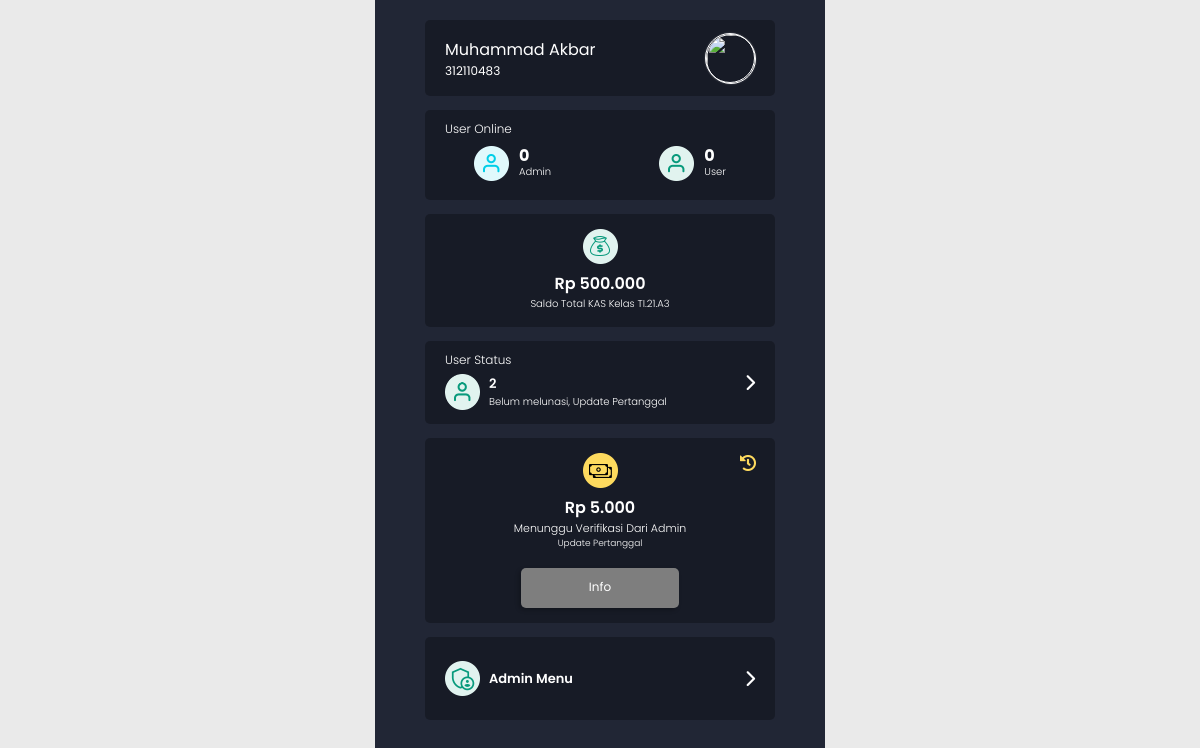
The page /index.php (signed in) on the database as committed earlier.
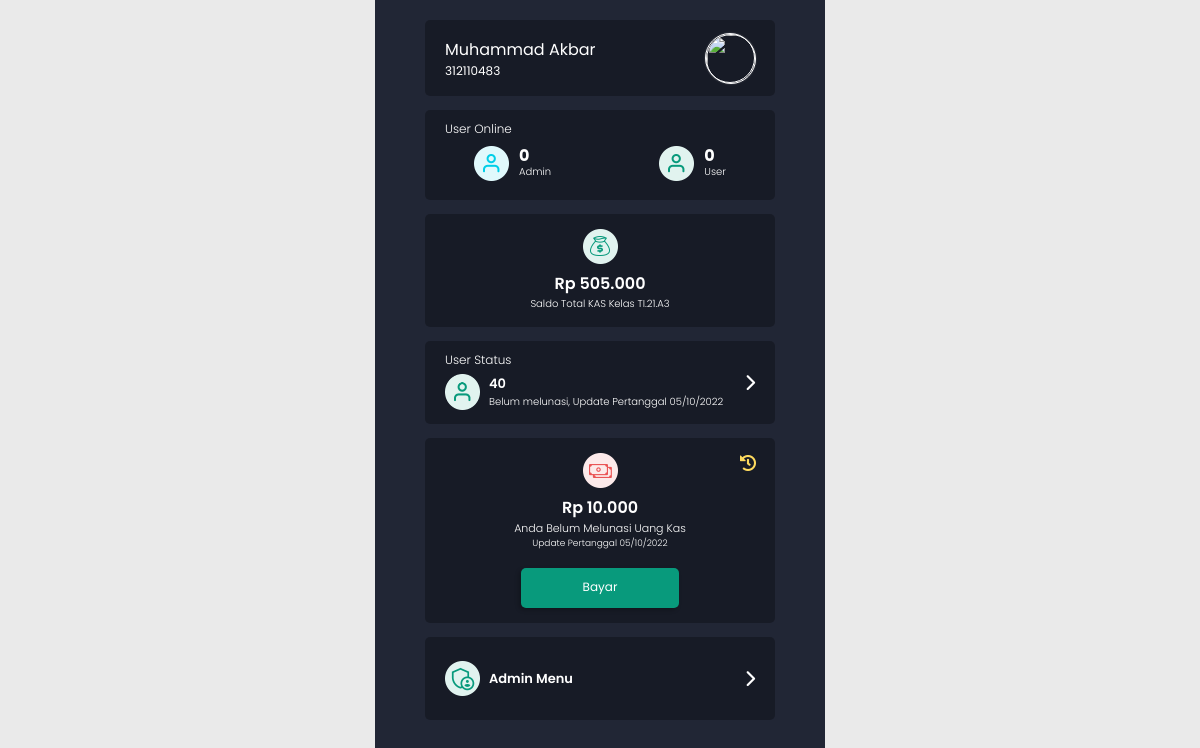
The same page on the database as committed later.
### tables this page shows
CREATE TABLE `total` (
  `id` int(11) NOT NULL,
  `saldo` int(200) NOT NULL,
  `s_keluar` int(200) NOT NULL,
  `s_masuk` int(200) NOT NULL
);

CREATE TABLE `akun` (
  `id` int(11) NOT NULL,
  `nim` varchar(10) NOT NULL,
  `password` varchar(300) NOT NULL,
  `nama` varchar(255) NOT NULL,
  `foto` varchar(300) NOT NULL DEFAULT 'foto_default.jpg',
  `role` varchar(100) NOT NULL,
  `status` varchar(100) NOT NULL DEFAULT 'aktif',
  `no_wa` varchar(100) NOT NULL,
  `banyak_tunggakan` int(11) NOT NULL,
  `total_tagihan` int(11) NOT NULL,
  `time` int(30) NOT NULL
);

CREATE TABLE `jadwal_tagihan` (
  `id` int(11) NOT NULL,
  `tanggal` varchar(100) NOT NULL,
  `nominal` int(11) NOT NULL,
  `belum_bayar` int(11) NOT NULL
);

### index.php (the view, shortened to what this page needs)
<?php
include "connect.php";
include "head.php";
$nim = $_SESSION["nim"];
$id = $_SESSION["id"];
$profil = mysqli_fetch_assoc(mysqli_query($conn, "SELECT * FROM akun WHERE id = '$id'"));
$tb_total = mysqli_fetch_assoc(mysqli_query($conn, "SELECT * FROM total WHERE id=1"));
$tb_riwayatPem = mysqli_fetch_assoc(mysqli_query($conn, "SELECT * FROM riwayat_pembayaran WHERE id_akun='$id' AND status_pem='pending' "));
$tb_tagihan = mysqli_fetch_assoc(mysqli_query($conn, "SELECT * FROM jadwal_tagihan  ORDER BY id DESC LIMIT 1;"));
$tb_akun = mysqli_query($conn, "SELECT * FROM akun");
$blm_bayar = 0;
while($data = mysqli_fetch_array($tb_akun)) {
  if($data['banyak_tunggakan'] > 0){
    $blm_bayar++;
  }
}
?>
  <div class="container2">
    <div class="cardHome-1">
      <div>
        <h2><?= strtolower($profil["nama"]) ?></h2>
        <p><?= $nim ?></p>
      </div>
      <a href="profil.php">
        <?php
        if($profil["foto"] === 'foto_default.jpg'){
          echo ""?> <img src="img/profil/foto_default.jpg"> <?php "";
        }else{
          echo ""?> <img src="<?=$profil["foto"]?>" > <?php "";
        }
        ?>
      </a>
    </div>
    <div class="cardHome-2">
      <h3>User Online</h3>
      <div class="box">
        <div>
          <img src="img/icon/icon-2.png" alt="icon" width="35">
          <div>
            <h4 id='admin-aktif'>0</h4>
            <p>Admin</p>
          </div>
        </div>
        <div>
          <img src="img/icon/icon-3.png" alt="icon" width="35">
          <div>
            <h4 id='user-aktif'>0</h4>
            <p>User</p>
          </div>
        </div>
      </div>
    </div>
    <div class="cardHome-3">
      <img src="img/icon/icon-4.png" alt="icon" width="35">
      <h2>Rp <?= number_format($tb_total['saldo'], 0, ',', '.'); ?></h2>
      <p>Saldo Total KAS Kelas TI.21.A3</p>
    </div>
    <div class="cardHome-4">
      <h3>User Status</h3>
      <div class="box">
        <div>
          <img src="img/icon/icon-3.png" alt="icon" width="35">
          <div>
            <h4><?=$blm_bayar?></h4>
            <p>Belum melunasi, Update Pertanggal <?=$tb_tagihan['tanggal'];?></p>
          </div>
        </div>
        <i class="fa-solid fa-chevron-right"></i>
      </div>
    </div>
    <?php
    if($profil['total_tagihan'] == 0){
    ?>
      <div class="cardHome-555">
        <a class="riwayat" href=""><img src="img/icon/icon-6.png" alt="icon" width="16"></a>
        <div class="box">
          <img src="img/icon/icon-5.png" alt="icon" width="35">
          <h3>Rp <?= number_format($profil['total_tagihan'], 0, ',', '.'); ?></h3>
          <h4>Terimakasih</h4>
          <div>
            <p>Anda Sudah Melunasi Uang Kas</p>
            <p>Update Pertanggal <?=$tb_tagihan['tanggal'];?></p>
          </div>
        </div>
      </div>
    <?php
    }else{
      if($tb_riwayatPem == true){
        ?>
          <div class="cardHome-55">
            <a class="riwayat" href=""><img src="img/icon/icon-6.png" alt="icon" width="16"></a>
            <div class="box">
              <img src="img/icon/icon-11.png" alt="icon" width="35">
              <h3>Rp <?= number_format($profil['total_tagihan'], 0, ',', '.'); ?></h3>
              <div>
                <p>Menunggu Verifikasi Dari Admin</p>
                <p>Update Pertanggal <?=$tb_tagihan['tanggal'];?></p>
              </div>
              <a class="button" href="cek.info.pending.php">Info</a>
            </div>
          </div>
        <?php
      }else{
        ?>
          <div class="cardHome-5">
            <a class="riwayat" href=""><img src="img/icon/icon-6.png" alt="icon" width="16"></a>
            <div class="box">
              <img src="img/icon/icon-10.png" alt="icon" width="35">
              <h3>Rp <?= number_format($profil['total_tagihan'], 0, ',', '.'); ?></h3>
              <div>
                <p>Anda Belum Melunasi Uang Kas</p>
                <p>Update Pertanggal <?=$tb_tagihan['tanggal'];?></p>
              </div>
              <a class="button" href="list.tunggakan.php">Bayar</a>
            </div>
          </div>
        <?php
      }
    }
    $status = $profil['role'];
    if($status === 'admin'){
      ?>
        <div class="cardHome-6">
          <div>
            <img src="img/icon/icon-12.png" alt="icon" width="35">
            <h4>Admin Menu</h4>
          </div>
          <i class="fa-solid fa-chevron-right"></i>
        </div>
      <?php
    }
    ?>
  </div>
<?php
include "footer.php";
?>

Rows that differ between the two databases and show on the page:
changed akun "Muhammad Akbar": total_tagihan "5.000" → "10.000"
changed total: saldo "500.000" → "505.000"
added jadwal_tagihan: tanggal "05/10/2022"
Other text that changed with them:
$blm_bayar: "2" → "40"
text no longer shown: "Menunggu Verifikasi Dari Admin Info"
text now shown: "Anda Belum Melunasi Uang Kas Bayar"
